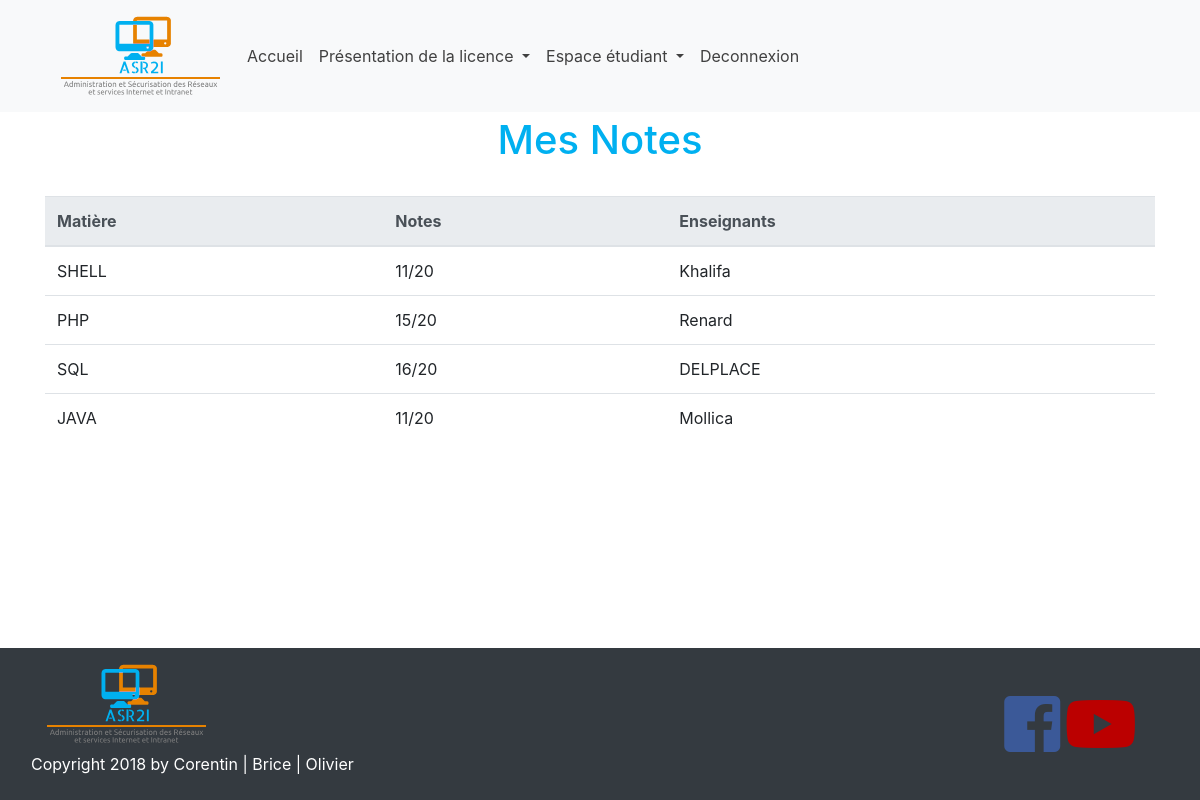
/notes.php (signed in), run on the app's committed database.
### tables this page shows
CREATE TABLE IF NOT EXISTS `notes` (
  `notes` varchar(255) NOT NULL,
`id_notes` int(11) NOT NULL,
  `id_enseignant` int(11) NOT NULL,
  `id_etudiant` int(11) NOT NULL
);

CREATE TABLE IF NOT EXISTS `matieres` (
`id_matiere` int(11) NOT NULL,
  `id_ens` int(11) NOT NULL,
  `matieres` varchar(255) NOT NULL
);

CREATE TABLE IF NOT EXISTS `utilisateurs` (
`id_users` int(11) NOT NULL,
  `nom` varchar(255) NOT NULL,
  `prenom` varchar(255) NOT NULL,
  `email` varchar(255) NOT NULL,
  `mdp` int(50) NOT NULL,
  `etat` enum('enseignant','entreprise','etudiant','personnel miaw') NOT NULL
);

### fonctions.php (the view, shortened to what this page needs)
<?php
function barMenu($etat){
if(empty($_SESSION['NouvelleSession'])){ ?>
  <li class="nav-item dropdown <?= isset($authentification)? $authentification: ''; ?>">
    <a class="nav-link" href="authentification.php">Connexion</a>
    </li>
<?php
}else{
  if($etat == 'etudiant'  or $etat == 'personnel miaw'){
?>
  <li class="nav-item dropdown <?= isset($etudiant)? $etudiant: ''; ?>">
    <a class="nav-link dropdown-toggle" href="#" data-toggle="dropdown" aria-haspopup="true" aria-expanded="false">
      Espace étudiant
    </a>
  </li>
<?php
}if ($etat == 'entreprise'  or $etat == 'personnel miaw') { ?>
      <li class="nav-item dropdown <?= isset($entreprise)? $entreprise: ''; ?>">
        <a class="nav-link dropdown-toggle" href="#" data-toggle="dropdown" aria-haspopup="true" aria-expanded="false">
          Espace entreprise
        </a>
        <div class="dropdown-menu dropright" aria-labelledby="navbarDropdownMenuLink">
          <a class="dropdown-item dropdown-toggle" data-toggle="dropdown" aria-haspopup="true" aria-expanded="false">
            Projet tuteuré
          </a>
          <div class="dropdown-menu" aria-labelledby="navbarDropdownMenuLink">
            <a class="dropdown-item" href="add_projet_tut.php">
              Ajouter un projet tuteuré
            </a>
            <a class="dropdown-item" href="#">
              Consulter ses projets tuteurés
            </a>
          </div>
          <a class="dropdown-item dropdown-toggle" data-toggle="dropdown" aria-haspopup="true" aria-expanded="false">
            Offre d'alternance
          </a>
          <div class="dropdown-menu" aria-labelledby="navbarDropdownMenuLink">
            <a class="dropdown-item" href="#">
              Ajouter une offre d'alternance
            </a>
            <a class="dropdown-item" href="#">
              Consulter ses offres d'alternances
            </a>
          </div>
        </div>
      </li>
<?php
}if($etat == 'enseignant' or $etat == 'personnel miaw'){ ?>
  <li class="nav-item dropdown <?= isset($enseignant)? $enseignant: ''; ?>">
    <a class="nav-link dropdown-toggle" href="#" data-toggle="dropdown" aria-haspopup="true" aria-expanded="false">
      Espace enseignant
    </a>
    <ul class="dropdown-menu dropright" aria-labelledby="navbarDropdownMenuLink">
      <li>
        <a class="dropdown-item dropdown-toggle" data-toggle="dropdown" aria-haspopup="true" aria-expanded="false">
          Notes
        </a>
        <ul class="dropdown-menu" aria-labelledby="navbarDropdownMenuLink">
          <li>
            <a class="dropdown-item" href="#">
              Ajouter une note
            </a>
          </li>
          <li>
            <a class="dropdown-item" href="#">
              Consulter ses notes déposées
            </a>
          </li>
        </ul>
      </li>
      <li>
        <a class="dropdown-item" href="emploidutemps.php">
          Emploi du temps personnel
        </a>
      </li>
      <li>
        <a class="dropdown-item dropdown-toggle" data-toggle="dropdown" aria-haspopup="true" aria-expanded="false">
          Support de cours
        </a>
        <ul class="dropdown-menu" aria-labelledby="navbarDropdownMenuLink">
          <a class="dropdown-item" href="#">
            Ajouter un support de cours
          </a>
          <a class="dropdown-item" href="#">
            Consulter ses supports de cours
          </a>
        </ul>
      </li>
    </ul>
  </li>
    <?php
  }  ?>
    <li>
      <a class="nav-link <?= isset($deconnexion)? $deconnexion: ''; ?>"  href="deconnexion.php">
        Deconnexion
      </a>
    </li>
  <?php
}
}
        ?><script type='text/javascript'>
<?php
function notesEtudiant(){
  $pdo= DB::get();
  $req = $pdo->prepare('SELECT notes,matieres,nom FROM notes,utilisateurs,matieres WHERE etat = "enseignant"  AND utilisateurs.id_users = notes.id_enseignant AND notes.id_etudiant ='.$_SESSION["id"].' AND  utilisateurs.id_users = matieres.id_ens  ');
  $req->execute();
  $nb = $req->rowCount();
  if($nb > 0){
  echo'<table class="table">';
  echo'<thead class="thead-light">';
  echo'<tr><th>Matière</th>
      <th>Notes</th>
      <th>Enseignants</th>';
  echo'</thead><tbody>';
  while($row = $req->fetch()){
      echo'<tr><td>'.$row['matieres'].'</td><td>'.$row['notes'].'</td><td>'.$row['nom'].'</td></tr>';
  }
      echo'</tbody></table>';
  }else{
    echo"Aucune notes dans la base.";
  }
}
?>

### includes/header.php (shortened to what this page needs)
<!DOCTYPE html>
<html lang="fr">
  <head>
    <link rel="stylesheet" type="text/css" href="css/bootstrap.min.css">
    <link href="css/fontawesome-all.min.css" rel="stylesheet">
    <link href="css/bootstrap-social.css" rel="stylesheet">
    <link rel="stylesheet" type="text/css" href="css/main.css">
  </head>
  <body>
  <?php include("fonctions.php"); ?>

### includes/navbar.php (shortened to what this page needs)
<nav class="navbar fixed-top navbar-expand-md bg-light navbar-light">
  <div class="container">
    <img src="img/logo.png" alt="logo" class="logo">
    <div class="collapse navbar-collapse" id="collapsibleNavbar">
      <ul class="navbar-nav">
        <li class="nav-item">
          <a class="nav-link <?= isset($accueil)? $accueil: ''; ?>" href="index.php">
            Accueil
          </a>
        </li>
        <li class="nav-item dropdown <?= isset($presentation)? $presentation: ''; ?>">
          <a class="nav-link dropdown-toggle " href="#" data-toggle="dropdown" aria-haspopup="true" aria-expanded="false">
            Présentation de la licence
          </a>
        </li>
<?php
if(!empty($_SESSION['etat'])){
         barMenu($_SESSION['etat']);
}
?>
      </ul>
    </div>
  </div>
</nav>

### notes.php (shortened to what this page needs)
<?php include('includes/header.php'); ?>
<?php include('includes/navbar.php'); ?>
<?php if($_SESSION['etat'] == "etudiant"){
  ?>
  <div class="container">
    <h1>Mes Notes</h1>
    <br/>
    <?php notesEtudiant(); ?>
  </div>
<?php
include('includes/footer.php');
}
?>

### includes/footer.php (shortened to what this page needs)
  </body>
  <footer class="footer">
    <nav class="navbar navbar-expand-sm navbar-dark bg-dark navfooter">
      <div class="col-10">
        <img src="img/logo.png" alt="logo" class="logo">
        <p id="footer-text">Copyright 2018 by Corentin | Brice | Olivier</p>
      </div>
      <div class="col-2">
          <a class="fab fa-facebook-square" href="https://www.facebook.com/cfaeve/"></a>
          <a class="fab fa-youtube" href="https://www.youtube.com/channel/UCz7vahAm8eokrcCQNGCJDug"></a>
      </div>
    </nav>
  </footer>
</html>

### css/main.css (style rules this page uses)
html, body { height: 100%; margin: 0; padding: 0; }
body { display : table; width: 100%; }
footer { display : table-row; height: 100px; }
#footer-text { color:white; }
.navfooter { margin-top: 50px; }
h1 { color: #00b0f0; text-align: center; margin-top: 20px; }
li { list-style-type: none; }
footer { margin-top: 100px; }
.fa-facebook-square { color: #3B5998; font-size: 64px; }
.fa-youtube { color: #BB0000; font-size: 64px; }
.navbar-light .navbar-nav .nav-link { color: rgb(64, 64, 64); }

### data on the page
notes: matieres.matieres "SHELL", notes "11/20", utilisateurs.nom "Khalifa"
notes: matieres.matieres "PHP", notes "15/20", utilisateurs.nom "Renard"
notes: matieres.matieres "SQL", notes "16/20", utilisateurs.nom "DELPLACE"
notes: matieres.matieres "JAVA", notes "11/20", utilisateurs.nom "Mollica"
